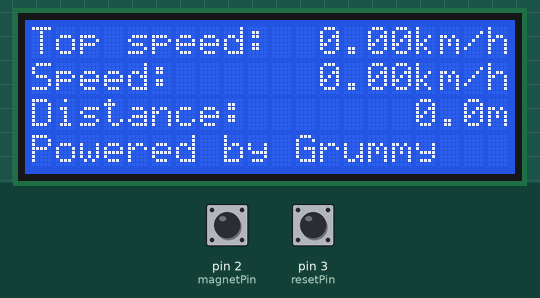
Simulated run of this sketch. Board: Arduino Uno, built with avr-gcc and run on an emulated ATmega328P. On the bench: 20×4 character LCD. Inputs (shaded band) come from the test bench; at power-on: pin 2 (magnetPin) HIGH, pin 3 (resetPin) HIGH.

Above: at 1.8 s.
1.9 s: pin 2 (magnetPin) pulled LOW for 0.15 s
At 3.1 s:
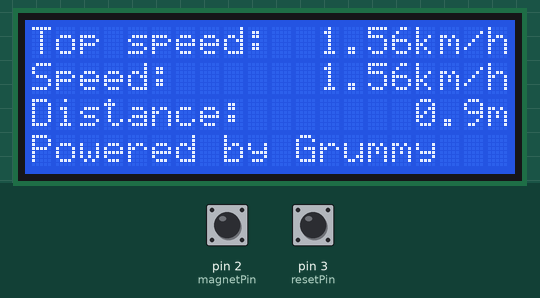
5.0 s: pin 3 (resetPin) pulled LOW for 1 s
Timing chart, 0 to 8.0 s (numbered marks = the images above; inputs shaded):
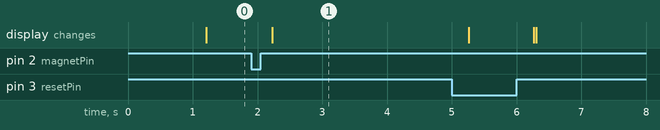

The sketch:

speedometer.ino
```cpp
///* I2C LCD with Arduino example code. More info: https://www.makerguides.com */
//// Include the libraries:
//// LiquidCrystal_I2C.h: https://github.com/johnrickman/LiquidCrystal_I2C
//#include <Wire.h> // Library for I2C communication
//#include <LiquidCrystal_I2C.h> // Library for LCD
//// Wiring: SDA pin is connected to A4 and SCL pin to A5.
//// Connect to LCD via I2C, default address 0x3f (A0-A2 not jumpered)
//LiquidCrystal_I2C lcd = LiquidCrystal_I2C(0x3f, 20, 4); // Change to (0x27,16,2) for 16x2 LCD.
//
//void setup() {
//  // Initiate the LCD:
//  lcd.init();
//  lcd.backlight();
//}
//
//void loop() {
//  // Print 'Hello World!' on the first line of the LCD:
//  lcd.setCursor(0, 0); // Set the cursor on the first column and first row.
//  lcd.print("Hello World!"); // Print the string "Hello World!"
//  lcd.setCursor(2, 1); //Set the cursor on the third column and the second row (counting starts at 0!).
//  lcd.print("LCD tutorial");
//}

#include <LiquidCrystal_I2C.h>

LiquidCrystal_I2C lcd = LiquidCrystal_I2C(0x3f, 20, 4);

#define DISTANCE (890.0f)
#define INTERRUPT_TIME (1000)
int magnetPin = 2;  // LED connected to digital pin D2 (2)
int resetPin = 3;  // LED connected to digital pin D2 (2)
int magnetState = HIGH;
int magnetStatePrevious = HIGH;

unsigned long totalMilliseconds = 0;
unsigned long cmillis = 0;
unsigned long lmillis = 0;
float curspeed = 0.0f;
volatile unsigned long cycles = 0;

char topSpeedString[21] = "Top speed: ";
char currentSpeedString[21] = "Speed: ";
char distanceString[21] = "Distance: ";
float distance = 0.0f;
float topspeed = 0.0f;
bool dirtyFlag = false;

unsigned int timerCounter = 0;

void CalculateSpeed()
{
  float timediff = cmillis - lmillis;
  if( timediff == 0)
  {
    curspeed = 0;
    return;
  }
  else if (timediff < 100)
  {
    return;
  }
  else if( timediff > 4000)
  {
    return;
  }

  curspeed = ( DISTANCE / (cmillis - lmillis) ) * 3.6;
  distance += DISTANCE;
}

void UpdateState()
{
  char speedStr[6] = "";
  char topSpeedStr[6] = "";
  char distanceStr[6] = "";
  if( curspeed > topspeed )
  {
    topspeed = curspeed;
  }

  dtostrf(topspeed, 4, 2, topSpeedStr);
  dtostrf(curspeed, 4, 2, speedStr);
  dtostrf(distance/1000, 5, 1, distanceStr);
//  memset(distanceString, 0x0, 21);
  memset(topSpeedString, 0x0, 21);
  memset(currentSpeedString, 0x0, 21);
  sprintf(distanceString, "Distance: %9sm", distanceStr);
  sprintf(topSpeedString, "Top speed: %5skm/h", topSpeedStr);
  sprintf(currentSpeedString, "Speed: %9skm/h", speedStr );
//  sprintf(speedStr)
//  Serial.println("%ld", cycles);

}

int curspeed_same = 0;
float curspeed_previous = 0.0f;
// Interrupt is called once a millisecond,
SIGNAL(TIMER0_COMPA_vect)
{
  timerCounter++;

  if( timerCounter == INTERRUPT_TIME )
  {
    timerCounter = 0;
    dirtyFlag = true;

    if( curspeed_previous == curspeed )
    {
      curspeed_same += 1;
    }
    else
    {
      curspeed_same = 0;
    }

    if( curspeed_same == 3 )
    {
      curspeed = 0.0f;
      curspeed_same = 0;
    }

    curspeed_previous = curspeed;
  }

}

void UpdateCycleCounter()
{
  lmillis = cmillis;
  cmillis = millis();
  CalculateSpeed();
}


void UpdateLCD()
{
  lcd.setCursor(0,0);
  lcd.print( topSpeedString );
  lcd.setCursor(0, 1);
  lcd.print( currentSpeedString );
  lcd.setCursor(0, 2);
  lcd.print( distanceString );
  lcd.setCursor(0, 3);
  lcd.print("Powered by Grummy");
}

void setup() {
  lcd.init();
  lcd.backlight();
  Serial.begin( 9600 );
//  pinMode(magnetPin, INPUT);
  UpdateLCD();
  OCR0A = 0xAF;
  TIMSK0 |= _BV(OCIE0A);
  pinMode(magnetPin, INPUT_PULLUP);
  pinMode(resetPin, INPUT_PULLUP);
  attachInterrupt(digitalPinToInterrupt(magnetPin), UpdateCycleCounter, RISING);
//  delay(1000);
  curspeed = 0.0f;
  topspeed = 0.0f;
  distance = 0.0f;
}

int resetState = HIGH;

void loop()
{
  if( dirtyFlag )
  {
    UpdateState();
    UpdateLCD();
    dirtyFlag = false;
  }

  int resetStateCur = digitalRead(resetPin);

  if( resetState == LOW && resetStateCur == HIGH )
  {
    UpdateState();
    UpdateLCD();
    curspeed = 0.0f;
    topspeed = 0.0f;
    distance = 0.0f;
  }
  resetState = resetStateCur;
}
```

Measured:
- after the input at 1.9 s, the display: changes after 0.33 s (image 1)
